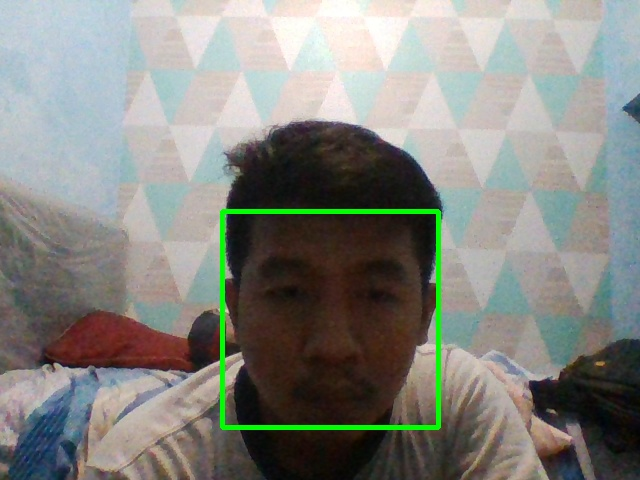
#> input picture Open cv face recognition/datawajah/wajah.111.1.jpg, 640 x 480 px; its folder holds 4 pictures in this run
$ python LatihWajah.py
#> lines starting #> are read from the running program, lines starting #| are printed output that depends on the picture
import cv2, os, numpy as np
from PIL import Image

wajahDir = 'datawajah'
latihDir = 'latihwajah'
def getImageLabel(path):
#> called with path = 'datawajah'
    imagePaths = [os.path.join(path, f) for f in os.listdir(path)]
    facesamples = []
    faceIDs = []
    for imagePath in imagePaths:
        PILImg = Image.open(imagePath).convert('L')
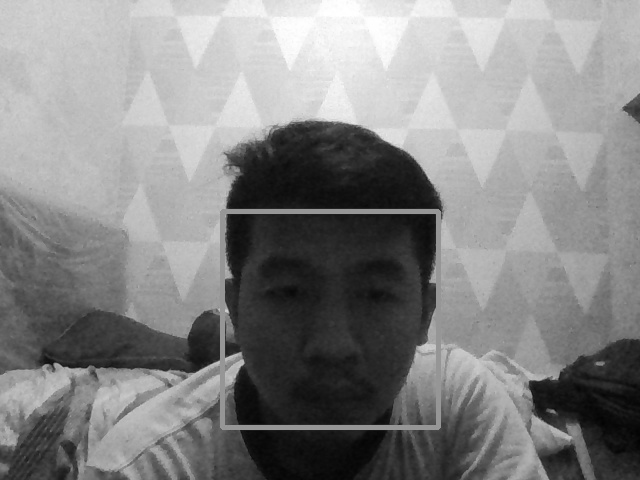
#> PILImg: PIL image 640x480 L; min 3, max 255, mean 132.9
        imgNum = np.array(PILImg, 'uint8')
        faceID = int(os.path.split(imagePath)[-1].split(".")[1])
        faces = faceDetector.detectMultiScale(imgNum)
#> faces = [[231, 218, 192, 192]]
        for (x, y, w, h) in faces:
            facesamples.append(imgNum[y:y + h, x:x + w])
            faceIDs.append(faceID)
#> this loop made 1 pass
#> after the loop, faceIDs = [111]; facesamples = 1 item
#> pass 2 of the loop in getImageLabel, `for imagePath in imagePaths:`:
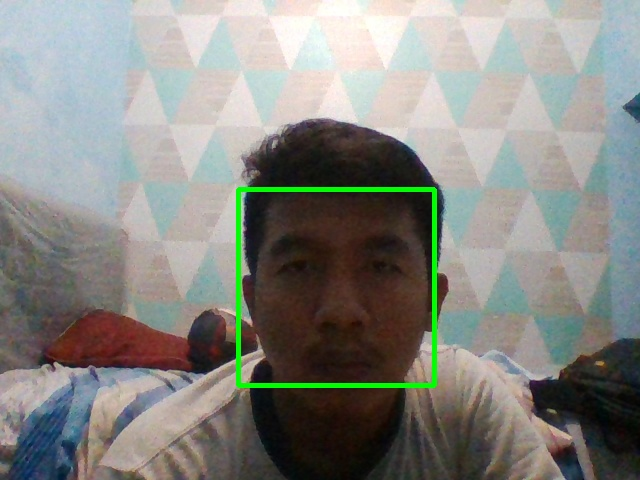
#> input picture Open cv face recognition/datawajah/wajah.111.10.jpg, 640 x 480 px
#> in getImageLabel, `PILImg = Image.open(imagePath).convert('L')`:
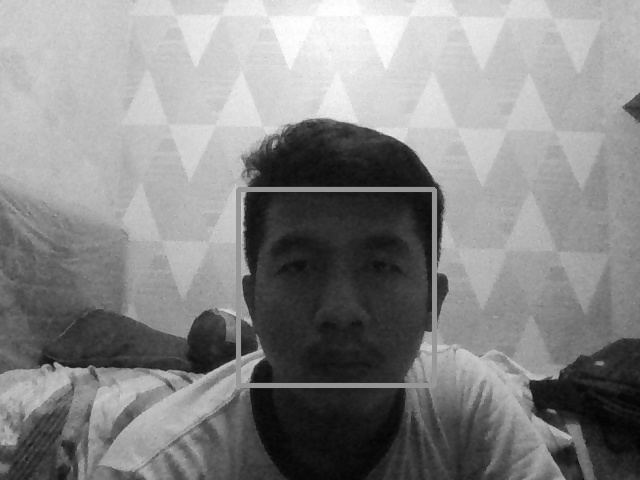
#> PILImg: PIL image 640x480 L; min 3, max 255, mean 134.4
#> faces = [[245, 190, 188, 188]]
#> the loop in getImageLabel, `for (x, y, w, h) in faces:` made 1 pass
#> after the loop in getImageLabel, `for (x, y, w, h) in faces:`: faceIDs = [111, 111]; facesamples = 2 items
#> pass 3 of the loop in getImageLabel, `for imagePath in imagePaths:`:
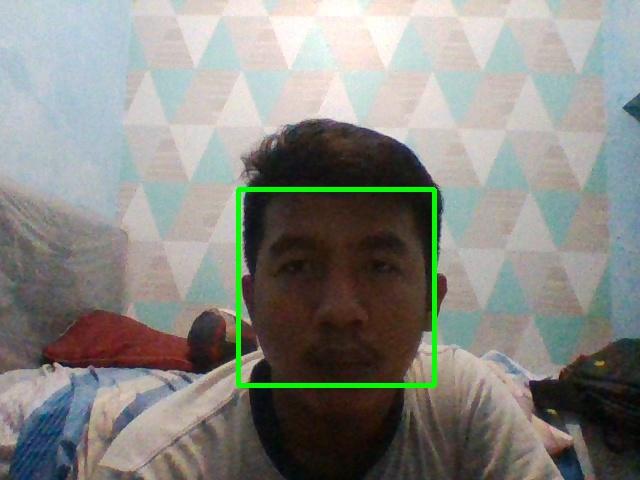
#> input picture Open cv face recognition/datawajah/wajah.111.11.jpg, 640 x 480 px
#> in getImageLabel, `PILImg = Image.open(imagePath).convert('L')`:
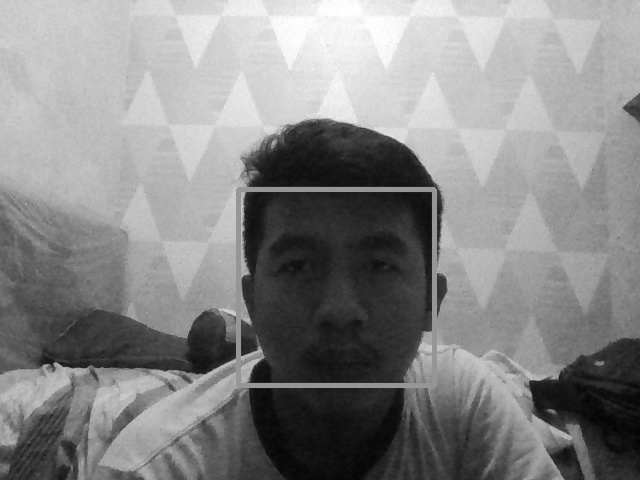
#> PILImg: PIL image 640x480 L; min 3, max 255, mean 134.6
#> faces = [[245, 196, 181, 181]]
#> the loop in getImageLabel, `for (x, y, w, h) in faces:` made 1 pass
#> after the loop in getImageLabel, `for (x, y, w, h) in faces:`: faceIDs = [111, 111, 111]; facesamples = 3 items
#> the loop made 4 passes; the first 3 are shown
    return facesamples, faceIDs

faceRecognizer = cv2.face.LBPHFaceRecognizer_create()
faceDetector = cv2.CascadeClassifier('haarcascade_frontalface_default.xml')

print("mesin sedang melakukan trainig data wajah, tunngu ya")
faces, IDs = getImageLabel(wajahDir)
faceRecognizer.train(faces, np.array(IDs))

# simpan
#> (the run stopped early here; a loop or call above may not have finished)
